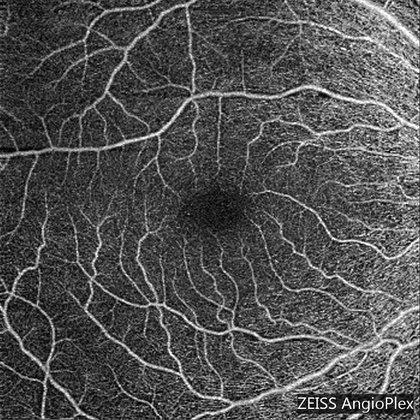
%> input picture Lecture 10/OCTA_02.jpg, 420 x 420 px, shrunk from 1024 x 1024 before the run
$ octave filters.m   (GNU Octave 9; MATLAB toolbox functions it lacks are replaced by stand-ins)
%> lines starting %> are read from the running program, lines starting %| are printed output that depends on the picture
%% This document covers Smoothing, Spatial, and Sharpening Filters
% Smoothing an OCTA image

clear; clc; close all

Input_Im_RGB = double(imread('OCTA_02.jpg'));
%> Input_Im_RGB: size 420x420 double; min 0, max 255, mean 81.3; mean of the top-left, top-right, bottom-left and bottom-right quarters 64.3, 98.2, 67.8, 94.8
Input_Im = Input_Im_RGB(:,:,1);

W_1 = (1/9).*ones(3,3);
W_2 = (1./16).*[1 2 1;2 4 2;1 2 1];

Output_Im_1 = fix(convn(Input_Im, W_1, 'same'));
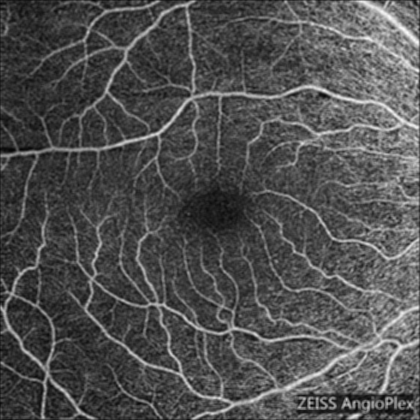
%> Output_Im_1: size 420x420 double; min 5, max 249, mean 80.5
Output_Im_2 = fix(convn(Input_Im, W_2, 'same'));

figure; imshowpair(Input_Im,Output_Im_1,'montage')
%> after `imshowpair(Input_Im,Output_Im_1,'montage')`:
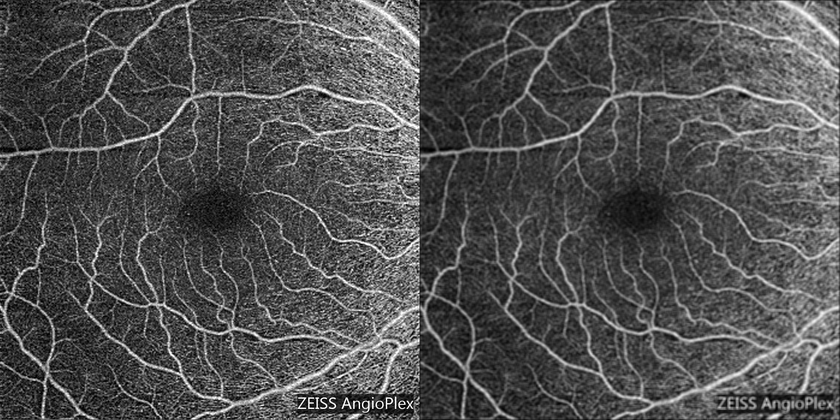
%> displayed picture: size 420x840, on the screen's scale of 0 to 255; min 0, max 255, mean 80.1
figure; imshowpair(Input_Im,Output_Im_2,'montage')

%% Smoothing an MRA volume (Slices)

clear; clc; close all
No_Images = 136;

for index = 1:1:No_Images
    Image_Name = sprintf('%s%.3d%s','Slice_',index,'.bmp'); % String = 'Slice_', %.3d = 3 digits from index, % string = '.bmp'
%> (the run ends here)

$ run again, with Lecture 10/OCTA_03.jpg copied over Lecture 10/OCTA_02.jpg
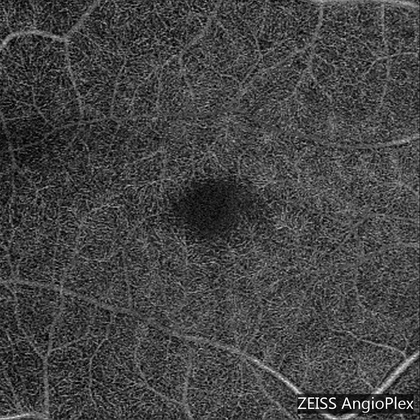
%> input picture Lecture 10/OCTA_03.jpg, 420 x 420 px, shrunk from 1024 x 1024 before the run
%> `Output_Im_1 = fix(convn(Input_Im, W_1, 'same'));`:
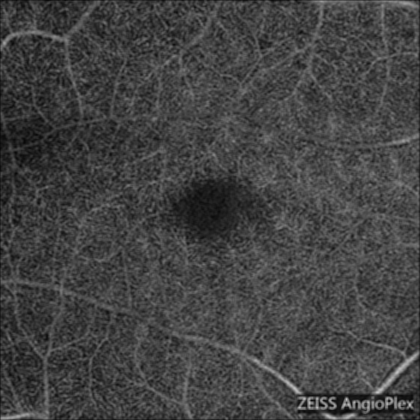
%> Output_Im_1: size 420x420 double; min 8, max 194, mean 67
%> `imshowpair(Input_Im,Output_Im_1,'montage')`:
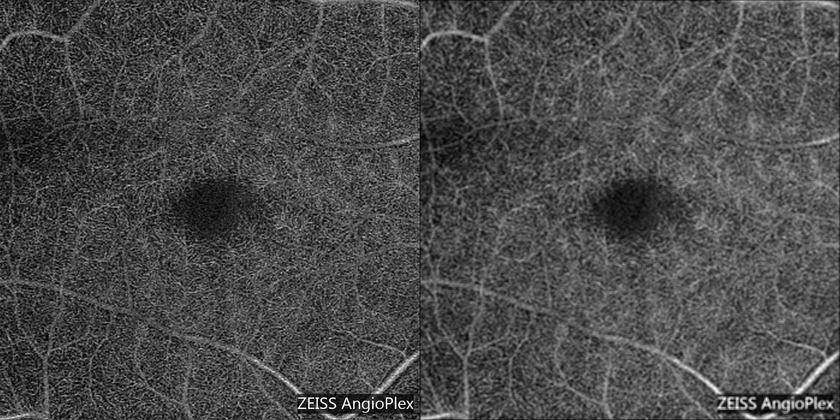
%> displayed picture: size 420x840, on the screen's scale of 0 to 255; min 0, max 255, mean 74.3
